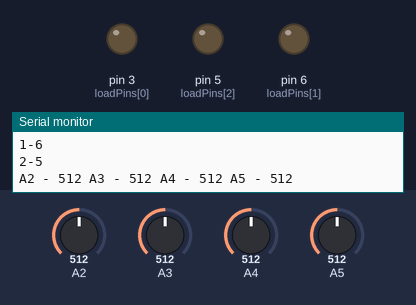
A sketch run on a simulated Arduino Uno, built with avr-gcc and run on an emulated ATmega328P. Parts: output pins drawn as LEDs (lit = HIGH), the last lines printed to the serial monitor. The test bench sets the inputs (shaded band); at power-on: A2 = 512, A3 = 512, A4 = 512, A5 = 512.

Above: at 0.15 s.
At 7.67 s:
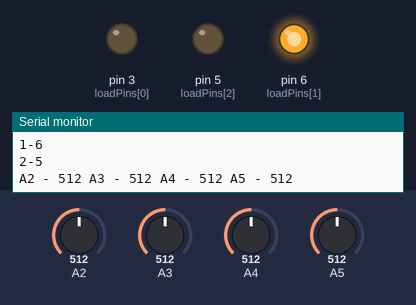
At 20.0 s:
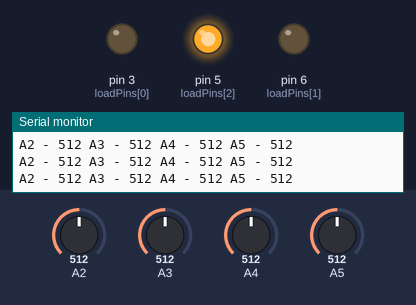
At 39.85 s:
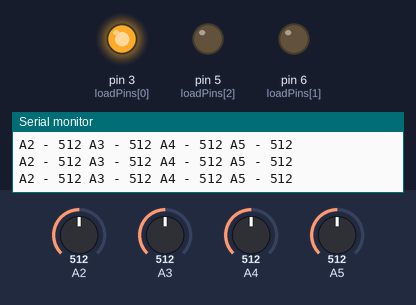
Timing chart, 0 to 40.0 s (numbered marks = the images above):
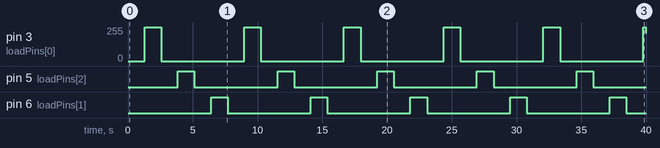

Measured:
- by itself, pin 5 (loadPins[2]), pin 6 (loadPins[1]): alternates HIGH for 1.3 s and LOW for 6.4 s
- by itself, pin 3 (loadPins[0]): 0/255 → 255/255 at 1.3 s, → 0/255 1.3 s later, → 255/255 6.4 s later, → 0/255 1.3 s later, … (12 changes in this stretch)

The sketch:

MOSFET_check_out.ino
```cpp
/*
MOSFET Shield has three IRL8721 MOSFET which can be PWM controlled
through Digital Pins 3, 6, 5

The shield also has Analog Input connections for Pins A2, A3, A4, and A5.
Using the interal pull-ups removes the need for additional pullup resistors.

You can use A4, A5, and GND for a Source / Signal / Ground arrangement
suitable for a potentometer or TMP36 temperature input.


*/


//int loadPins[] = {11, 10, 9, 3, 6, 5}; // MOSFETsr
int loadPins[] = {3, 6, 5}; // MOSFETjr;

void setup(void){
  Serial.begin(9600);

  // configure output pins
  for (int loadPin=0; loadPin < (sizeof(loadPins) / sizeof(int)); loadPin++){
    pinMode(loadPins[loadPin], OUTPUT);
    Serial.print(loadPin);
    Serial.print("-");
    Serial.println(loadPins[loadPin]);
  }

  // configure inputs with internal pull-ups
  pinMode(A2, INPUT);
  digitalWrite(A2, HIGH);
  pinMode(A4, INPUT);
  digitalWrite(A4, HIGH);
  pinMode(A5, INPUT);
  digitalWrite(A5, HIGH);


  // configure A3 as a voltage source
  pinMode(A3, INPUT);
  digitalWrite(A3, HIGH);

}


void loop(void) {

  int analog2 = analogRead(A2);
  int analog3 = analogRead(A3);
  int analog4 = analogRead(A4);
  int analog5 = analogRead(A5);
  Serial.print("A2 - ");
  Serial.print(analog2);
  Serial.print(" A3 - ");
  Serial.print(analog3);
  Serial.print(" A4 - ");
  Serial.print(analog4);
  Serial.print(" A5 - ");
  Serial.println(analog5);

  // map inputvalues to output values
  int out3 = map(analog2, 0, 1023, 0, 255);
  int out5 = map(analog5, 0, 1023, 0, 255);

  for (int x=0; x<256; x++){
    analogWrite(3, x);
    delay(5);
  }
  for (int x=255; x>=0; x--){
    analogWrite(3, x);
    delay(5);
  }

  for (int x=0; x<256; x++){
    analogWrite(5, x);
    delay(5);
  }
  for (int x=255; x>=0; x--){
    analogWrite(5, x);
    delay(5);
  }

  for (int x=0; x<256; x++){
    analogWrite(6, x);
    delay(5);
  }
  for (int x=255; x>=0; x--){
    analogWrite(6, x);
    delay(5);
  }

}
```
